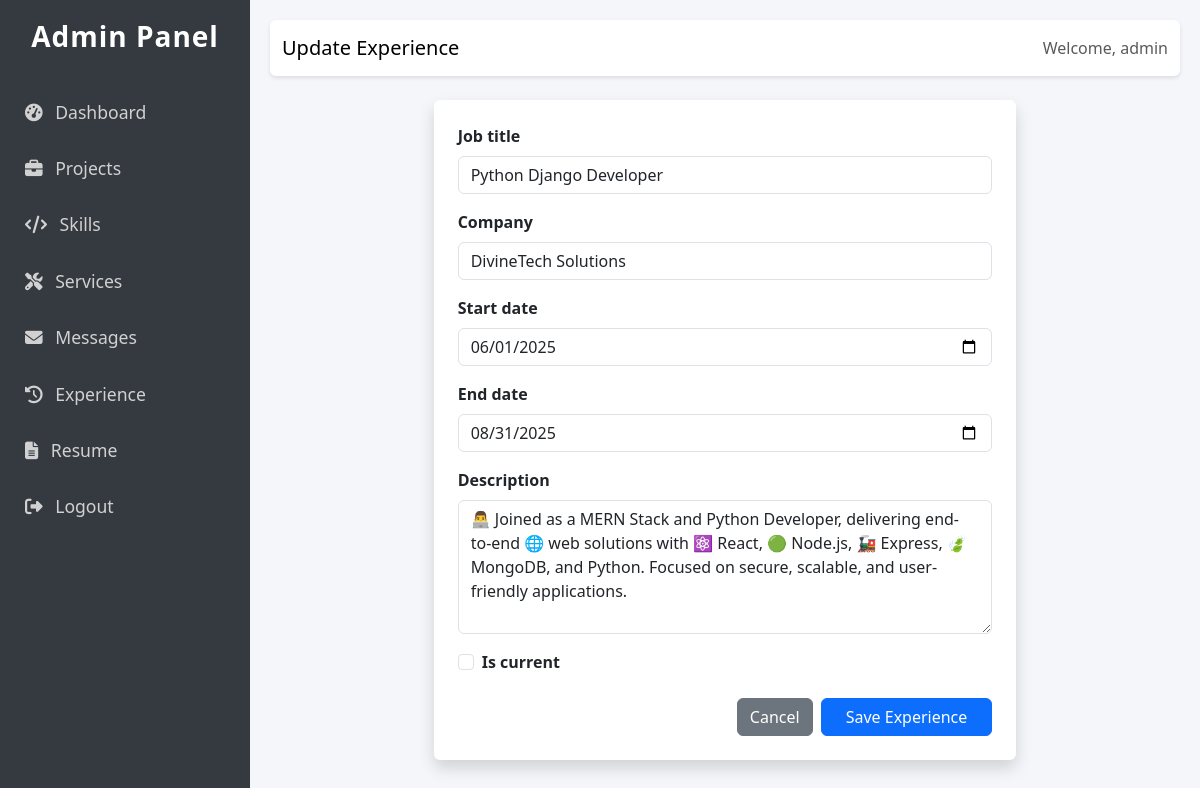
/custom-admin/experience/2/update/ (signed in), run on the app's committed database.
### core/models.py (models this page shows, shortened)
class Experience(models.Model):
    job_title = models.CharField(max_length=200)
    company = models.CharField(max_length=200)
    start_date = models.DateField()
    end_date = models.DateField(null=True, blank=True)
    description = models.TextField()
    is_current = models.BooleanField(default=False)
    created_at = models.DateTimeField(auto_now_add=True)
    class Meta:
        ordering = ['-start_date']

### custom_admin/views.py (the view)
# urls.py: path('experience/<int:pk>/update/', views.experience_update, name='experience_update'),
@login_required
def experience_update(request, pk):
    experience = get_object_or_404(Experience, pk=pk)
    if request.method == 'POST':
        form = ExperienceForm(request.POST, instance=experience)
        if form.is_valid():
            form.save()
            messages.success(request, 'Experience updated successfully.')
            return redirect('custom_admin:experience_list')
    else:
        form = ExperienceForm(instance=experience)
    return render(request, 'custom_admin/experience_form.html', {'form': form, 'title': 'Update Experience'})

### custom_admin/forms.py
class ExperienceForm(forms.ModelForm):
    class Meta:
        model = Experience
        fields = ['job_title', 'company', 'start_date', 'end_date', 'description', 'is_current']
        widgets = {
            'job_title': forms.TextInput(attrs={'class': 'form-control'}),
            'company': forms.TextInput(attrs={'class': 'form-control'}),
            'start_date': forms.DateInput(attrs={'class': 'form-control', 'type': 'date'}),
            'end_date': forms.DateInput(attrs={'class': 'form-control', 'type': 'date'}),
            'description': forms.Textarea(attrs={'class': 'form-control', 'rows': 5}),
            'is_current': forms.CheckboxInput(attrs={'class': 'form-check-input'}),
        }

### custom_admin/templates/custom_admin/experience_form.html (shortened to what this page needs)
{% extends 'custom_admin/base.html' %}
{% block header %}{{ title }}{% endblock %}
{% block content %}
<div class="row justify-content-center">
    <div class="col-md-8">
        <div class="card shadow">
            <div class="card-body p-4">
                <form method="post">
                    {% for field in form %}
                    <div class="mb-3">
                        {% if field.name == 'is_current' %}
                        <div class="form-check">
                            {{ field }}
                            <label class="form-check-label fw-bold" for="{{ field.id_for_label }}">
                                {{ field.label }}
                            </label>
                        </div>
                        {% else %}
                        <label for="{{ field.id_for_label }}" class="form-label fw-bold">{{ field.label }}</label>
                        {{ field }}
                        {% endif %}
                    </div>
                    {% endfor %}
                    <div class="d-flex justify-content-end gap-2 mt-4">
                        <a href="{% url 'custom_admin:experience_list' %}" class="btn btn-secondary">Cancel</a>
                        <button type="submit" class="btn btn-primary px-4">Save Experience</button>
                    </div>
                </form>
            </div>
        </div>
    </div>
</div>
{% endblock %}

### custom_admin/templates/custom_admin/base.html (shortened to what this page needs)
<!DOCTYPE html>
<html lang="en">
<head>
    <link href="https://cdn.jsdelivr.net/npm/bootstrap@5.3.0/dist/css/bootstrap.min.css" rel="stylesheet">
    <link href="https://cdnjs.cloudflare.com/ajax/libs/font-awesome/6.4.0/css/all.min.css" rel="stylesheet">
</head>
<body>
<div class="sidebar">
    <h3>Admin Panel</h3>
    <a href="{% url 'custom_admin:dashboard' %}"><i class="fas fa-tachometer-alt me-2"></i> Dashboard</a>
    <a href="{% url 'custom_admin:project_list' %}"><i class="fas fa-briefcase me-2"></i> Projects</a>
    <a href="{% url 'custom_admin:skill_list' %}"><i class="fas fa-code me-2"></i> Skills</a>
    <a href="{% url 'custom_admin:service_list' %}"><i class="fas fa-tools me-2"></i> Services</a>
    <a href="{% url 'custom_admin:contact_list' %}"><i class="fas fa-envelope me-2"></i> Messages</a>
    <a href="{% url 'custom_admin:experience_list' %}"><i class="fas fa-history me-2"></i> Experience</a>
    <a href="{% url 'custom_admin:resume_list' %}"><i class="fas fa-file-alt me-2"></i> Resume</a>
    <a href="{% url 'custom_admin:logout' %}"><i class="fas fa-sign-out-alt me-2"></i> Logout</a>
</div>
<div class="main-content">
    <nav class="navbar navbar-expand-lg navbar-light bg-white mb-4 rounded">
        <div class="container-fluid">
            <span class="navbar-brand mb-0 h1">{% block header %}Dashboard{% endblock %}</span>
            <div class="d-flex">
                <span class="navbar-text">Welcome, {{ request.user.username }}</span>
            </div>
        </div>
    </nav>
    <div class="container-fluid">
        {% block content %}
        {% endblock %}
    </div>
</div>
</body>
</html>

### custom_admin/templates/custom_admin/base.html (style rules this page uses)
body { font-family: 'Segoe UI', Tahoma, Geneva, Verdana, sans-serif; background-color: #f4f6f9; }
.sidebar { height: 100vh; width: 250px; position: fixed; top: 0; left: 0; background-color: #343a40; padding-top: 20px; color: #fff; }
.sidebar a { padding: 15px 25px; text-decoration: none; font-size: 1.1rem; color: #d1d1d1; display: block; transition: 0.3s; }
.sidebar h3 { text-align: center; margin-bottom: 30px; font-weight: 700; letter-spacing: 1px; }
.main-content { margin-left: 250px; padding: 20px; }
.navbar { box-shadow: 0 2px 4px rgba(0,0,0,0.1); }
.card { border: none; box-shadow: 0 0.5rem 1rem rgba(0, 0, 0, 0.05); transition: transform 0.2s; }

### data on the page
Experience: form "Python Django Developer" "DivineTech Solutions" "06/01/2025" "08/31/2025" "👨‍💻 Joined as a MERN Stack and Python Developer, delivering end-to-end 🌐 web solutions with ⚛️ React, 🟢 Node.js, 🚂 Express, 🍃 MongoDB, and Python. Focused on secure, scalable, and user-friendly applications."

### other printed values
{{ title }} "Update Experience"
{{ request.user.username }} "admin"
{{ field.label }} "Job title" "Company" "Start date" "End date" "Description"
{{ field.label }} "Is current"
